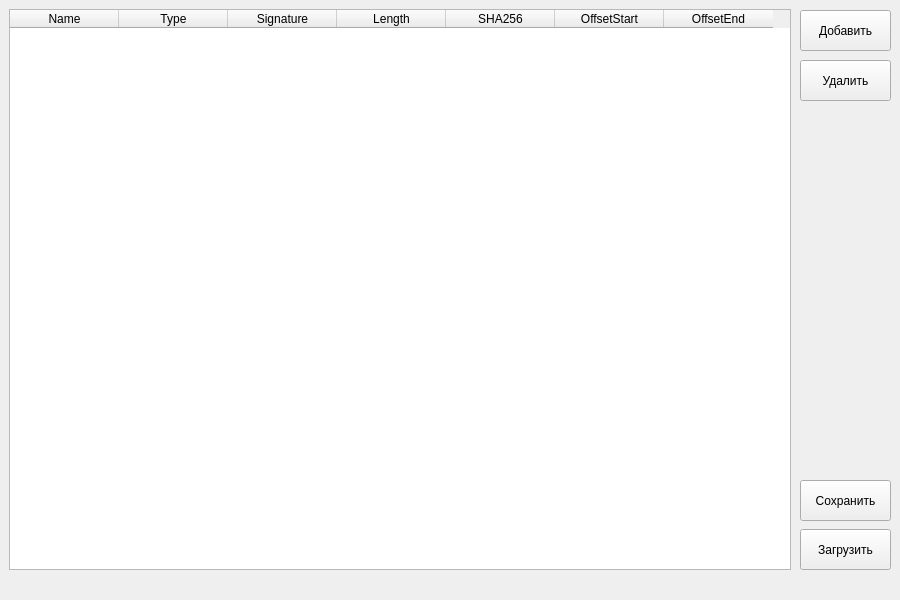
<?xml version="1.0" encoding="UTF-8"?>
<ui version="4.0">
 <class>BaseEditor</class>
 <widget class="QMainWindow" name="BaseEditor">
  <property name="geometry">
   <rect>
    <x>0</x>
    <y>0</y>
    <width>900</width>
    <height>600</height>
   </rect>
  </property>
  <property name="sizePolicy">
   <sizepolicy hsizetype="Fixed" vsizetype="Fixed">
    <horstretch>0</horstretch>
    <verstretch>0</verstretch>
   </sizepolicy>
  </property>
  <property name="minimumSize">
   <size>
    <width>900</width>
    <height>600</height>
   </size>
  </property>
  <property name="maximumSize">
   <size>
    <width>900</width>
    <height>600</height>
   </size>
  </property>
  <property name="windowTitle">
   <string>BaseEditor</string>
  </property>
  <widget class="QWidget" name="centralwidget">
   <widget class="QPushButton" name="addButton">
    <property name="geometry">
     <rect>
      <x>800</x>
      <y>10</y>
      <width>91</width>
      <height>41</height>
     </rect>
    </property>
    <property name="text">
     <string>Добавить</string>
    </property>
   </widget>
   <widget class="QPushButton" name="deleteButton">
    <property name="geometry">
     <rect>
      <x>800</x>
      <y>60</y>
      <width>91</width>
      <height>41</height>
     </rect>
    </property>
    <property name="text">
     <string>Удалить</string>
    </property>
   </widget>
   <widget class="QTableWidget" name="baseTable">
    <property name="geometry">
     <rect>
      <x>9</x>
      <y>9</y>
      <width>782</width>
      <height>561</height>
     </rect>
    </property>
    <property name="maximumSize">
     <size>
      <width>16777215</width>
      <height>16777215</height>
     </size>
    </property>
    <property name="sizeAdjustPolicy">
     <enum>QAbstractScrollArea::AdjustToContents</enum>
    </property>
    <property name="dragEnabled">
     <bool>false</bool>
    </property>
    <property name="showGrid">
     <bool>true</bool>
    </property>
    <property name="sortingEnabled">
     <bool>false</bool>
    </property>
    <property name="wordWrap">
     <bool>true</bool>
    </property>
    <property name="cornerButtonEnabled">
     <bool>true</bool>
    </property>
    <attribute name="horizontalHeaderVisible">
     <bool>true</bool>
    </attribute>
    <attribute name="horizontalHeaderCascadingSectionResizes">
     <bool>true</bool>
    </attribute>
    <attribute name="horizontalHeaderDefaultSectionSize">
     <number>109</number>
    </attribute>
    <attribute name="horizontalHeaderHighlightSections">
     <bool>true</bool>
    </attribute>
    <attribute name="horizontalHeaderShowSortIndicator" stdset="0">
     <bool>false</bool>
    </attribute>
    <attribute name="horizontalHeaderStretchLastSection">
     <bool>false</bool>
    </attribute>
    <attribute name="verticalHeaderShowSortIndicator" stdset="0">
     <bool>false</bool>
    </attribute>
    <attribute name="verticalHeaderStretchLastSection">
     <bool>false</bool>
    </attribute>
    <column>
     <property name="text">
      <string>Name</string>
     </property>
    </column>
    <column>
     <property name="text">
      <string>Type</string>
     </property>
    </column>
    <column>
     <property name="text">
      <string>Signature</string>
     </property>
    </column>
    <column>
     <property name="text">
      <string>Length</string>
     </property>
    </column>
    <column>
     <property name="text">
      <string>SHA256</string>
     </property>
    </column>
    <column>
     <property name="text">
      <string>OffsetStart</string>
     </property>
    </column>
    <column>
     <property name="text">
      <string>OffsetEnd</string>
     </property>
    </column>
   </widget>
   <widget class="QPushButton" name="saveButton">
    <property name="geometry">
     <rect>
      <x>800</x>
      <y>480</y>
      <width>91</width>
      <height>41</height>
     </rect>
    </property>
    <property name="text">
     <string>Сохранить</string>
    </property>
   </widget>
   <widget class="QPushButton" name="loadButton">
    <property name="geometry">
     <rect>
      <x>800</x>
      <y>529</y>
      <width>91</width>
      <height>41</height>
     </rect>
    </property>
    <property name="text">
     <string>Загрузить</string>
    </property>
   </widget>
  </widget>
  <widget class="QMenuBar" name="menubar">
   <property name="geometry">
    <rect>
     <x>0</x>
     <y>0</y>
     <width>900</width>
     <height>21</height>
    </rect>
   </property>
  </widget>
 </widget>
 <resources/>
 <connections/>
</ui>
